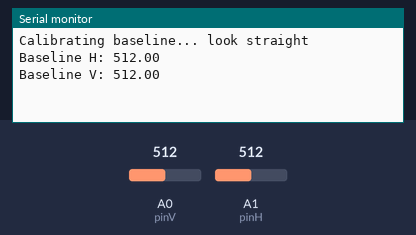
Simulated run of this sketch. Board: Arduino Uno, built with avr-gcc and run on an emulated ATmega328P. Parts: the last lines printed to the serial monitor. Inputs (shaded band) come from the test bench; at power-on: A0 (pinV) = 512, A1 (pinH) = 512.

Above: at 6.2 s.
6.3 s: A0 (pinV) set to 559
At 6.58 s:
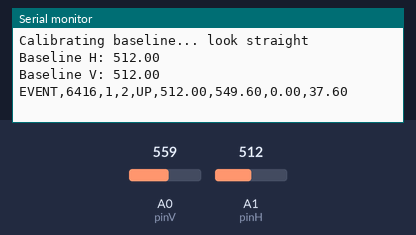
11.1 s: A1 (pinH) set to 761
At 11.31 s:
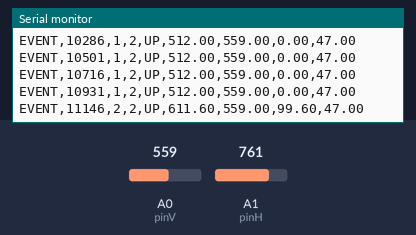
12.6 s: A1 (pinH) set to 786
At 12.6 s:
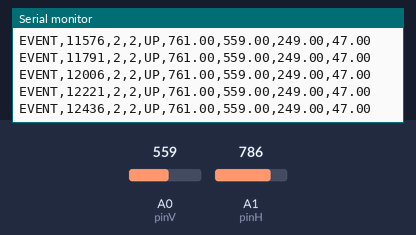
Timing chart, 0 to 15.6 s (numbered marks = the images above; inputs shaded):
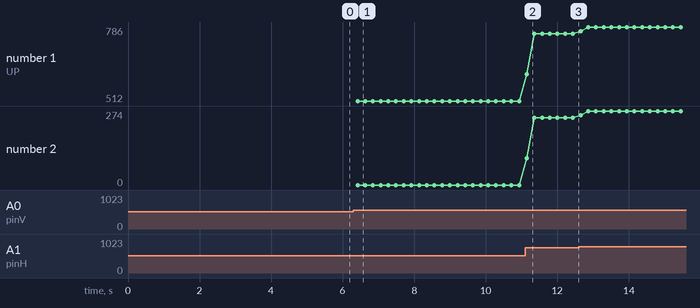

The sketch:

focustrack_final.ino
```cpp
// Pin definitions
constexpr int pinV = A0; // Vertical EOG
constexpr int pinH = A1; // Horizontal EOG

// Thresholds
constexpr int threshH = 30;
constexpr int threshV = 30;

// Cursor position
int posX = 1;
int posY = 1;

// Cooldown
unsigned long lastMoveTime = 0;
constexpr int cooldown = 200;

constexpr int WINDOW = 5;
constexpr int SAMPLES = 200;

float baselineH = 0;
float baselineV = 0;

static String state = "CENTER";
static String prevState = "";

static int eyeMoveCount = 0;

struct MAResult {
  float h;
  float v;
};

MAResult movingAverage() {
  static float bufferV[WINDOW];
  static float bufferH[WINDOW];
  static int idx = 0;
  static float sumV = 0;
  static float sumH = 0;
  static bool initialized = false;

  if (!initialized) {
    for (int i = 0; i < WINDOW; i++) {
      bufferV[i] = analogRead(pinV);
      bufferH[i] = analogRead(pinH);
      sumV += bufferV[i];
      sumH += bufferH[i];
    }
    initialized = true;
  }

  sumV -= bufferV[idx];
  sumH -= bufferH[idx];

  bufferV[idx] = analogRead(pinV);
  bufferH[idx] = analogRead(pinH);

  sumV += bufferV[idx];
  sumH += bufferH[idx];

  idx = (idx + 1) % WINDOW;

  MAResult result;
  result.v = sumV / WINDOW;
  result.h = sumH / WINDOW;

  return result;
}

void calibrateBaseline() {
  long sumH = 0;
  long sumV = 0;

  Serial.println("Calibrating baseline... look straight");
  delay(2000);

  for (int i = 0; i < SAMPLES; i++) {
    MAResult result = movingAverage();
    sumH += result.h;
    sumV += result.v;
    delay(10);
  }

  baselineH = sumH / static_cast<float>(SAMPLES);
  baselineV = sumV / static_cast<float>(SAMPLES);

  Serial.print("Baseline H: ");
  Serial.println(baselineH);
  Serial.print("Baseline V: ");
  Serial.println(baselineV);
  delay(1000);
}

void getState() {
  if (posY == 2) state = "UP";
  else if (posY == 0) state = "DOWN";
  else if (posX == 0) state = "LEFT";
  else if (posX == 2) state = "RIGHT";
  else state = "CENTER";
}

void resetCursor() {
  posX = 1;
  posY = 1;
  state = "CENTER";
  prevState = "";

  Serial.println("Resetting...");
  delay(100);
  calibrateBaseline();
}

void setup() {
  Serial.begin(115200);
  calibrateBaseline();
}

void loop() {
  if (Serial.available()) {
    char c = Serial.read();
    if (c == 'r') resetCursor();
  }

  MAResult result = movingAverage();

  float v = result.v;
  float h = result.h;

  float dh = h - baselineH;
  float dv = v - baselineV;

  unsigned long now = millis();

  bool moved = false;

  if (now - lastMoveTime > cooldown) {
    if (dh > threshH) {
      posX = min(posX + 1, 2);
      lastMoveTime = now;
      moved = true;
    }
    else if (dh < -threshH) {
      posX = max(posX - 1, 0);
      lastMoveTime = now;
      moved = true;
    }

    if (dv > threshV) {
      posY = min(posY + 1, 2);
      lastMoveTime = now;
      moved = true;
    }
    else if (dv < -threshV) {
      posY = max(posY - 1, 0);
      lastMoveTime = now;
      moved = true;
    }
  }

  getState();

  // EVENT,arduino_time_ms,posX,posY,state,rawH,rawV,deltaH,deltaV
  if (moved) {
    Serial.print("EVENT,");
    Serial.print(millis());
    Serial.print(",");
    Serial.print(posX);
    Serial.print(",");
    Serial.print(posY);
    Serial.print(",");
    Serial.print(state);
    Serial.print(",");
    Serial.print(h);
    Serial.print(",");
    Serial.print(v);
    Serial.print(",");
    Serial.print(dh);
    Serial.print(",");
    Serial.println(dv);

    eyeMoveCount++;
  }

  delay(30);
}
```

Measured:
- the behaviour switches between 542 and 543 on A0 (pinV) (found by bisection; images 0 and 1)
- after the input at 6.3 s, the serial monitor: prints a new line after 0.12 s (image 1)
- after the input at 11.1 s, the serial monitor: prints a new line after 0.05 s (image 2)
- plotted number 1: 512 → 761 after the input at 11.1 s, 761 → 786 after the input at 12.6 s
- plotted number 2: 0 → 249 after the input at 11.1 s, 249 → 274 after the input at 12.6 s
